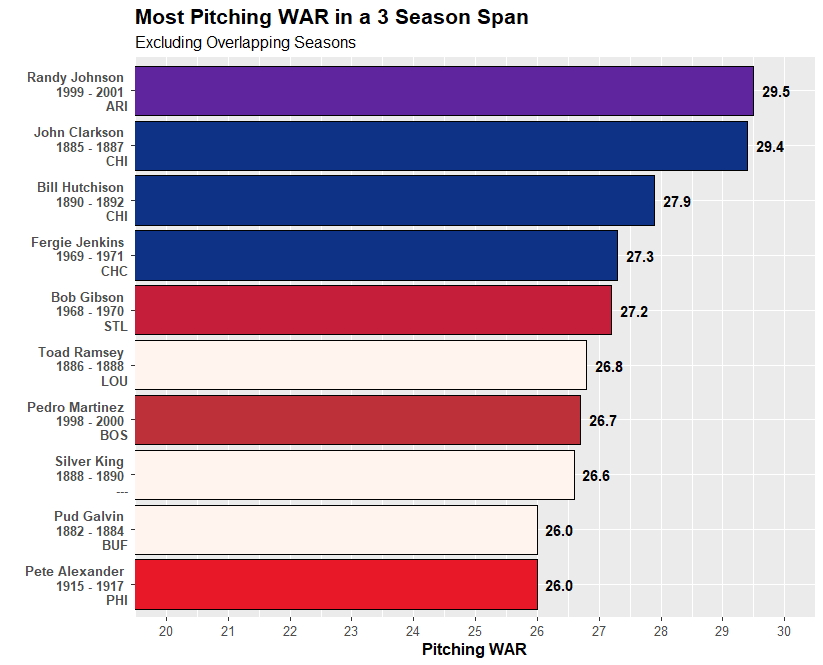

The R source for this figure:
#Set working directory

setwd("C:/Users/daily/Desktop/Repositories/MiscVisuals/Website Visualizations/Most X in Span/MLB")

#Loading necessary libraries

library(sqldf)
library(tidyverse)
library(weights)
library(zoo)
library(data.table)
library(Lahman)

#Import Pitching WAR Data

data <- read.csv("C:/Users/daily/Desktop/Repositories/MiscVisuals/Website Visualizations/Most X in Span/MLB/Most Pitching WAR in 3 Season Span.csv")

#Calculate the totals and find the season the span started

data <- data %>%
  arrange(playerid, Season) %>%
  group_by(playerid) %>%
  mutate(WAR_Total = rollapply(WAR, width = 3, FUN = sum, align = "right",partial = TRUE)) %>%
  mutate(firstYear_rd = lag(Season, 2)) %>%
  fill(firstYear_rd, .direction = "up") %>%
  mutate(first_year_2_rd = lag(Season,1)) %>%
  fill(first_year_2_rd, .direction = "up") %>%
  mutate(firstYear = ifelse(is.na(firstYear_rd) & is.na(first_year_2_rd), Season,
                            ifelse(is.na(firstYear_rd), first_year_2_rd, firstYear_rd))) %>%
  mutate(Range = Season - firstYear) %>%
  mutate(prevTeam = lag(Team,2)) %>%
  mutate(prevTeam = ifelse(is.na(prevTeam), Team, prevTeam)) %>%
  mutate(prevTeam_2 = lag(Team,1)) %>%
  mutate(prevTeam_2 = ifelse(is.na(prevTeam_2), Team, prevTeam_2)) %>%
  mutate(OneFranchise = ifelse(Team == prevTeam & Team == prevTeam_2, "Yes", "No")) %>%
  ungroup()

#Choose only the columns needed for visual

display_data <- sqldf('SELECT firstYear AS MIN,
      Season AS MAX,
      Range,
      playerid,
      Name,
      Team,
      WAR_Total,
      OneFranchise
      FROM data
      GROUP BY playerid, Season
      ORDER BY WAR_Total DESC')

#Add index number to find overlapping values (Only finds overlapping values for top value in group)

setDT(display_data)
display_data$index <- display_data[display_data, on = .(playerid, MAX>=MIN, MIN<=MAX), mult ="first", which = TRUE]

#Keep only top value from index grouping

no_dupes <- display_data %>%
  group_by(index) %>%
  slice_head() %>%
  group_by(playerid,MIN) %>%
  slice_head() %>%
  arrange(-WAR_Total) %>%
  ungroup()

#Limit to top 10 spots

top_data <- no_dupes %>%
  mutate(Rank = rank(-WAR_Total, ties.method = "min")) %>%
  filter(Rank <= 10)

#Create Team Name for Players with More Than 1 Franchise

top_data <- top_data %>%
  mutate(DisplayFranchises = ifelse(OneFranchise == "No", "---", Team))

#Combine columns for display

top_data <- top_data %>%
  mutate(chart_label = paste(Name, "\n", MIN, "-", MAX, "\n",DisplayFranchises))

#Team Colors for display

fill_color <- c("Arizona Diamondbacks" = "#5F259F",
                "ARI" = "#5F259F",
                "Atlanta Braves" = "#CE1141",
                "Baltimore Orioles" = "#DF4601",
                "Boston Red Sox" = "#BD3039",
                "BOS" = "#BD3039",
                "Chicago Cubs" = "#0E3386",
                "CHI" = "#0E3386",
                "CHC" = "#0E3386",
                "Chicago White Sox" = "#27251F",
                "Cincinnati Reds" = "#C6011F",
                "Cleveland Indians" = "#E31937",
                "Colorado Rockies" = "#33006F;",
                "Detroit Tigers" = "#FA4616",
                "Houston Astros" = "#EB6E1F",
                "Kansas City Royals" = "#004687",
                "Los Angeles Angels" = "#BA0021",
                "Los Angeles Dodgers" = "#005A9C",
                "Miami Marlins" = "#00A3E0",
                "Milwaukee Brewers" = "#FFC52F",
                "Minnesota Twins" = "#002B5C",
                "New York Mets" = "#FF5910",
                "New York Yankees" = "#0C2340",
                "Oakland Athletics" = "#003831",
                "Philadelphia Phillies" = "#E81828",
                "PHI" = "#E81828",
                "Pittsburgh Pirates" = "#FDB827",
                "St. Louis Cardinals" = "#C41E3A",
                "STL" = "#C41E3A",
                "San Diego Padres" = "#2F241D",
                "San Francisco Giants" = "#FD5A1E",
                "Seattle Mariners" = "#005C5C",
                "Tampa Bay Rays" = "#8FBCE6",
                "Texas Rangers" = "#C0111F",
                "Toronto Blue Jays" = "#134A8E",
                "Washington Nationals" = "#AB0003",
                "BUF" = "seashell",
                "LOU" = "seashell",
                "---" = "Seashell",
                "Multiple Teams" = "seashell")

#Create visual

top_data %>%
  ggplot(aes(x = reorder(chart_label, WAR_Total), y = WAR_Total, fill = DisplayFranchises)) +
  geom_bar(stat = "identity", color = "black") +
  geom_text(aes(label = rd(WAR_Total,1)), fontface = "bold", hjust = -0.3) +
  coord_flip(ylim = c(20, 30)) +
  scale_y_continuous(breaks = seq(20, 30, 1)) +
  scale_fill_manual(values = fill_color) +
  theme(plot.title = element_text(size = 16, face = "bold"),
        plot.subtitle = element_text(size = 12),
        axis.title.x = element_text(size = 12, face = "bold"),
        axis.text.x = element_text(size = 10),
        axis.text.y = element_text(size = 10, face ="bold"),
        legend.position = "none") +
  labs(title = "Most Pitching WAR in a 3 Season Span",
       subtitle = "Excluding Overlapping Seasons",
       x = "",
       y = "Pitching WAR")
